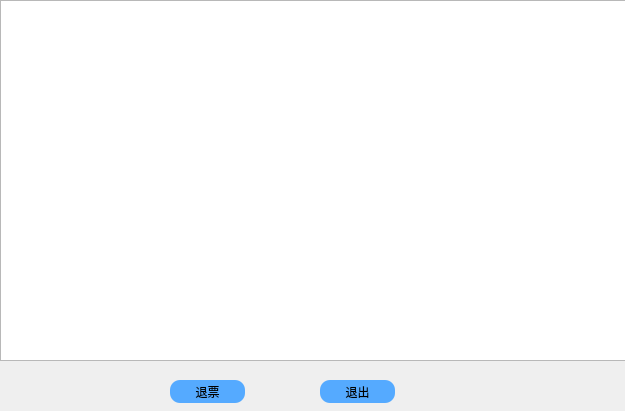
<?xml version="1.0" encoding="UTF-8"?>
<ui version="4.0">
 <class>ordered</class>
 <widget class="QDialog" name="ordered">
  <property name="geometry">
   <rect>
    <x>0</x>
    <y>0</y>
    <width>625</width>
    <height>411</height>
   </rect>
  </property>
  <property name="windowTitle">
   <string>Dialog</string>
  </property>
  <widget class="QTableView" name="tableView">
   <property name="geometry">
    <rect>
     <x>0</x>
     <y>0</y>
     <width>631</width>
     <height>361</height>
    </rect>
   </property>
   <property name="styleSheet">
    <string notr="true">QTableView::item:selected{
        color:white;
        background:rgb(34, 175, 75);    
}</string>
   </property>
  </widget>
  <widget class="QPushButton" name="pushButton">
   <property name="geometry">
    <rect>
     <x>170</x>
     <y>380</y>
     <width>75</width>
     <height>23</height>
    </rect>
   </property>
   <property name="styleSheet">
    <string notr="true"> border-style:solid;  
       background: transparent;  
       background-color: rgb(85, 170, 255); 
         font: 12pt &quot;微软雅黑&quot;;
        
        border-radius: 10px;  
</string>
   </property>
   <property name="text">
    <string>退票</string>
   </property>
  </widget>
  <widget class="QPushButton" name="pushButton_2">
   <property name="geometry">
    <rect>
     <x>320</x>
     <y>380</y>
     <width>75</width>
     <height>23</height>
    </rect>
   </property>
   <property name="styleSheet">
    <string notr="true"> border-style:solid;  
       background: transparent;  
       background-color: rgb(85, 170, 255); 
         font: 12pt &quot;微软雅黑&quot;;
        
        border-radius: 10px;  
</string>
   </property>
   <property name="text">
    <string>退出</string>
   </property>
  </widget>
 </widget>
 <resources/>
 <connections/>
</ui>
